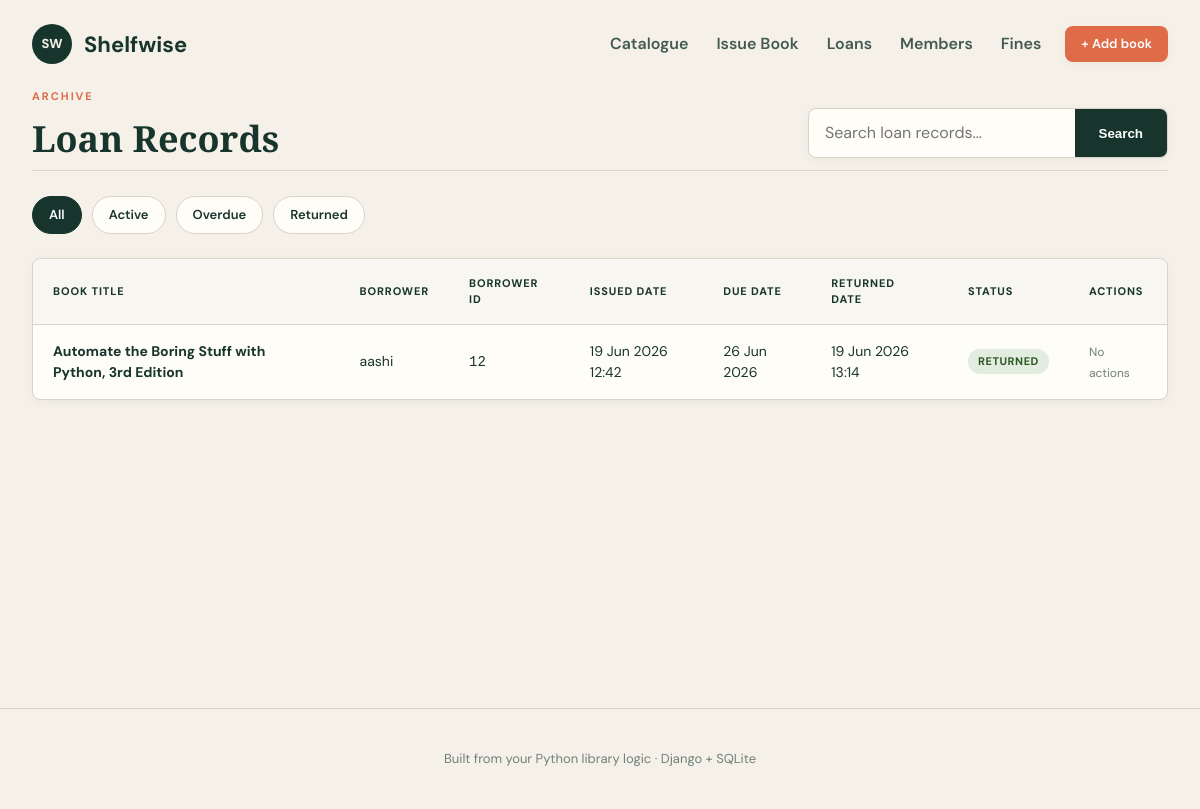
Page /loans/ on the earlier database version.
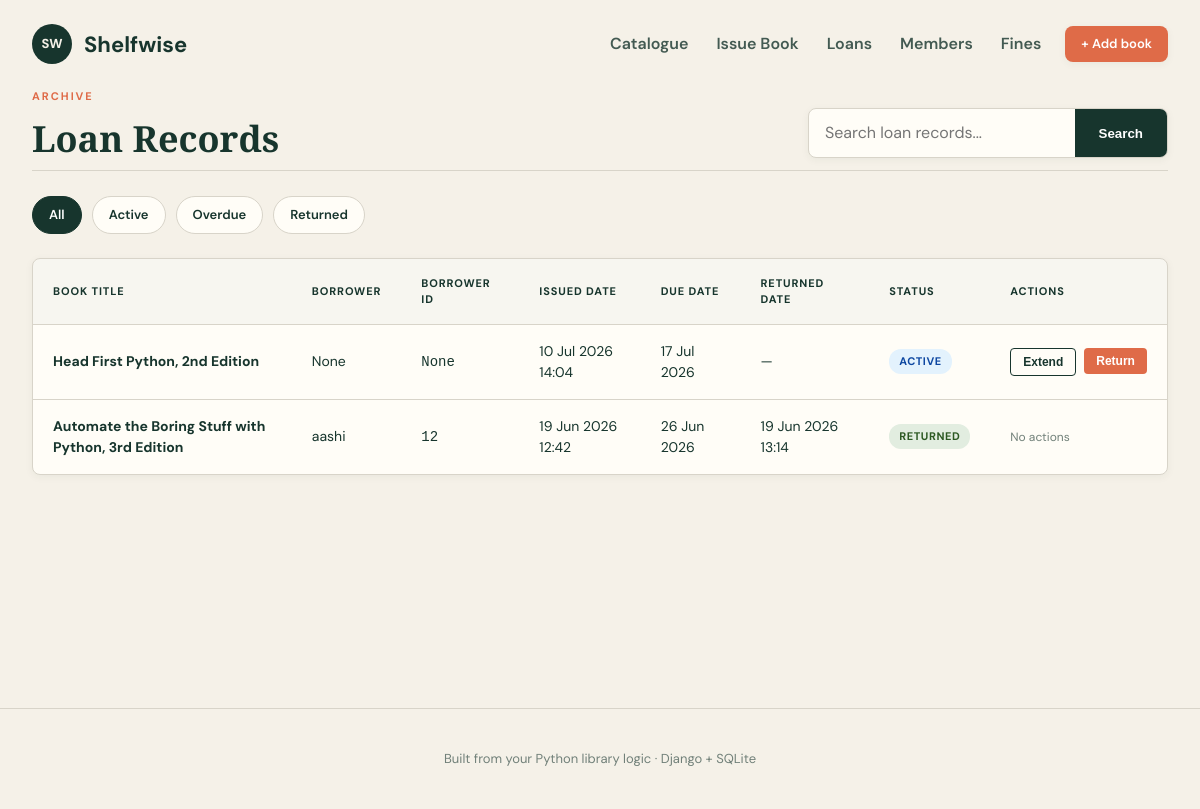
Same page on the later database version.
### library/models.py (models this page shows, shortened)
class Loan(models.Model):
    book = models.ForeignKey(Book, related_name="loans", on_delete=models.PROTECT)
    member = models.ForeignKey(Member, related_name="loans", on_delete=models.PROTECT, null=True, blank=True)
    borrower_name = models.CharField(max_length=120, blank=True, null=True)
    borrower_id = models.CharField(max_length=50, blank=True, null=True)
    issued_at = models.DateTimeField(default=timezone.now)
    due_date = models.DateField()
    returned_at = models.DateTimeField(blank=True, null=True)
    fine_amount = models.DecimalField(max_digits=6, decimal_places=2, default=0.00)
    fine_paid = models.BooleanField(default=False)
    class Meta:
        ordering = ["-issued_at"]
    @property
    def is_overdue(self):
        return self.returned_at is None and self.due_date < timezone.localdate()

class Book(models.Model):
    CATEGORY_CHOICES = [
        ("Python", "Python"),
        ("Java", "Java"),
        ("C++", "C++"),
        ("Data Science", "Data Science"),
        ("General", "General"),
    ]
    title = models.CharField(max_length=250, unique=True)
    author = models.CharField(max_length=250)
    year = models.PositiveIntegerField(blank=True, null=True)
    category = models.CharField(max_length=100, choices=CATEGORY_CHOICES, default="General")
    class Meta:
        ordering = ["title"]

### library/views.py (the view)
# urls.py: path("loans/", views.loan_history, name="loan_history"),
def loan_history(request):
    status_filter = request.GET.get("status", "all").strip().lower()
    query = request.GET.get("q", "").strip()
    loans = Loan.objects.select_related("book", "member").order_by("-issued_at")
    if query:
        loans = loans.filter(
            Q(book__title__icontains=query) |
            Q(borrower_name__icontains=query) |
            Q(borrower_id__icontains=query)
        )
    if status_filter == "active":
        loans = loans.filter(returned_at__isnull=True)
    elif status_filter == "returned":
        loans = loans.filter(returned_at__isnull=False)
    elif status_filter == "overdue":
        loans = loans.filter(returned_at__isnull=True, due_date__lt=timezone.localdate())
    return render(request, "library/loan_list.html", {
        "loans": loans,
        "status_filter": status_filter,
        "query": query,
    })

### templates/library/loan_list.html (shortened to what this page needs)
{% extends "base.html" %}
{% block content %}
<section class="catalogue">
  <div class="section-heading">
    <div>
      <p class="eyebrow">ARCHIVE</p>
      <h2>Loan Records</h2>
    </div>
    <form class="search" method="get">
      <input type="search" name="q" value="{{ query }}" placeholder="Search loan records..." aria-label="Search loans">
      <button type="submit">Search</button>
    </form>
  </div>
  <div class="filters">
    <a href="?status=all{% if query %}&q={{ query }}{% endif %}" class="filter-btn {% if status_filter == 'all' or not status_filter %}active{% endif %}">All</a>
    <a href="?status=active{% if query %}&q={{ query }}{% endif %}" class="filter-btn {% if status_filter == 'active' %}active{% endif %}">Active</a>
    <a href="?status=overdue{% if query %}&q={{ query }}{% endif %}" class="filter-btn {% if status_filter == 'overdue' %}active{% endif %}">Overdue</a>
    <a href="?status=returned{% if query %}&q={{ query }}{% endif %}" class="filter-btn {% if status_filter == 'returned' %}active{% endif %}">Returned</a>
  </div>
  <div class="table-container">
    <table class="data-table">
      <thead>
        <tr>
          <th>Book Title</th>
          <th>Borrower</th>
          <th>Borrower ID</th>
          <th>Issued Date</th>
          <th>Due Date</th>
          <th>Returned Date</th>
          <th>Status</th>
          <th>Actions</th>
        </tr>
      </thead>
      <tbody>
        {% for loan in loans %}
          <tr>
            <td><strong><a href="{% url 'book_detail' loan.book.pk %}">{{ loan.book.title }}</a></strong></td>
            <td>{{ loan.borrower_name }}</td>
            <td><code>{{ loan.borrower_id }}</code></td>
            <td>{{ loan.issued_at|date:"d M Y H:i" }}</td>
            <td>{{ loan.due_date|date:"d M Y" }}</td>
            <td>{{ loan.returned_at|date:"d M Y H:i"|default:"—" }}</td>
            <td>
              {% if loan.returned_at %}
                <span class="status-tag status-returned">Returned</span>
              {% elif loan.is_overdue %}
                <span class="status-tag status-overdue">Overdue ({{ loan.overdue_days }}d)</span>
              {% else %}
                <span class="status-tag status-active">Active</span>
              {% endif %}
            </td>
            <td>
              {% if not loan.returned_at %}
                <div class="action-buttons">
                  {% if not loan.is_overdue %}
                    <form method="post" action="{% url 'extend_loan' loan.pk %}">
                      <button type="submit" class="btn-action extend">Extend</button>
                    </form>
                  {% endif %}
                  <form method="post" action="{% url 'return_book' loan.pk %}">
                    <button type="submit" class="btn-action return">Return</button>
                  </form>
                </div>
              {% else %}
                <span class="muted">No actions</span>
              {% endif %}
            </td>
          </tr>
        {% empty %}
          <tr>
            <td colspan="8" class="text-center">No loan records found matching the criteria.</td>
          </tr>
        {% endfor %}
      </tbody>
    </table>
  </div>
</section>
{% endblock %}

Differences in the rows shown:
added Loan: book "Head First Python, 2nd Edition", borrower_name "None", borrower_id "None", issued_at "10 Jul 2026 14:04", due_date "17 Jul 2026", returned_at "—", shows "ACTIVE", shows "Extend", shows "Return"
